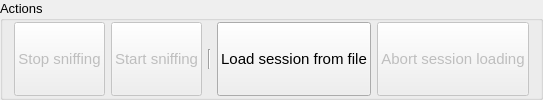
       <widget class="QGroupBox" name="groupBox_4">
        <property name="minimumSize">
         <size>
          <width>0</width>
          <height>20</height>
         </size>
        </property>
        <property name="font">
         <font>
          <pointsize>10</pointsize>
         </font>
        </property>
        <property name="title">
         <string>Actions</string>
        </property>
        <layout class="QHBoxLayout" name="horizontalLayout_15">
         <property name="topMargin">
          <number>1</number>
         </property>
         <property name="bottomMargin">
          <number>1</number>
         </property>
         <item>
          <widget class="QPushButton" name="stopSniffingButton">
           <property name="enabled">
            <bool>false</bool>
           </property>
           <property name="sizePolicy">
            <sizepolicy hsizetype="Preferred" vsizetype="Preferred">
             <horstretch>0</horstretch>
             <verstretch>0</verstretch>
            </sizepolicy>
           </property>
           <property name="minimumSize">
            <size>
             <width>0</width>
             <height>20</height>
            </size>
           </property>
           <property name="font">
            <font>
             <pointsize>11</pointsize>
            </font>
           </property>
           <property name="text">
            <string>Stop sniffing</string>
           </property>
          </widget>
         </item>
         <item>
          <widget class="QPushButton" name="startSniffingButton">
           <property name="enabled">
            <bool>false</bool>
           </property>
           <property name="sizePolicy">
            <sizepolicy hsizetype="Preferred" vsizetype="Preferred">
             <horstretch>0</horstretch>
             <verstretch>0</verstretch>
            </sizepolicy>
           </property>
           <property name="minimumSize">
            <size>
             <width>0</width>
             <height>20</height>
            </size>
           </property>
           <property name="font">
            <font>
             <pointsize>11</pointsize>
            </font>
           </property>
           <property name="text">
            <string>Start sniffing</string>
           </property>
          </widget>
         </item>
         <item>
          <widget class="Line" name="line">
           <property name="maximumSize">
            <size>
             <width>16777215</width>
             <height>20</height>
            </size>
           </property>
           <property name="orientation">
            <enum>Qt::Vertical</enum>
           </property>
          </widget>
         </item>
         <item>
          <widget class="QPushButton" name="loadSessionFromFileButton">
           <property name="sizePolicy">
            <sizepolicy hsizetype="Preferred" vsizetype="Preferred">
             <horstretch>0</horstretch>
             <verstretch>0</verstretch>
            </sizepolicy>
           </property>
           <property name="minimumSize">
            <size>
             <width>0</width>
             <height>20</height>
            </size>
           </property>
           <property name="font">
            <font>
             <pointsize>11</pointsize>
            </font>
           </property>
           <property name="text">
            <string>Load session from file</string>
           </property>
          </widget>
         </item>
         <item>
          <widget class="QPushButton" name="abortSessionLoadingButton">
           <property name="enabled">
            <bool>false</bool>
           </property>
           <property name="sizePolicy">
            <sizepolicy hsizetype="Minimum" vsizetype="Preferred">
             <horstretch>0</horstretch>
             <verstretch>0</verstretch>
            </sizepolicy>
           </property>
           <property name="minimumSize">
            <size>
             <width>0</width>
             <height>20</height>
            </size>
           </property>
           <property name="font">
            <font>
             <pointsize>11</pointsize>
            </font>
           </property>
           <property name="text">
            <string>Abort session loading</string>
           </property>
          </widget>
         </item>
        </layout>
       </widget>
